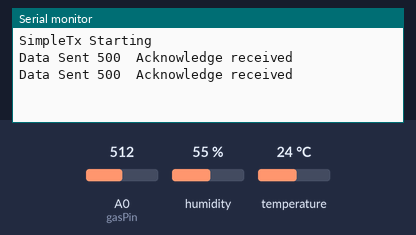
Recording of a sketch running on a simulated Arduino Uno, built with avr-gcc and run on an emulated ATmega328P. Shown: the last lines printed to the serial monitor. The test bench sets the inputs (shaded band); at power-on: A0 (gasPin) = 512, humidity 55 %, temperature 24 °C. No radio packets arrive unless stated.

Above: at 2.8 s.
2.9 s: A0 (gasPin) set to 290
At 3.6 s:
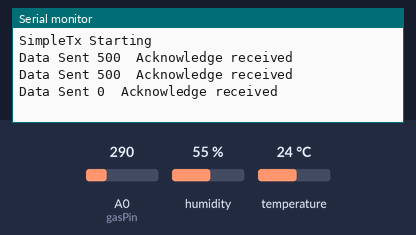
4.4 s: humidity set to 88 %
At 5.7 s:
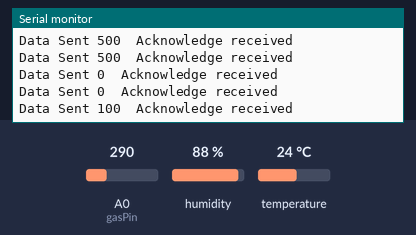
5.9 s: temperature set to 28 °C
At 6.9 s:
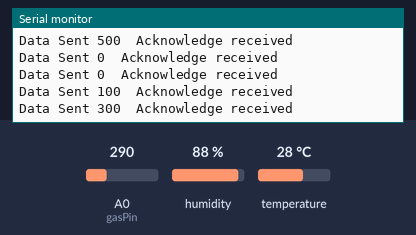
Timing chart, 0 to 8.9 s (numbered marks = the images above; inputs shaded):
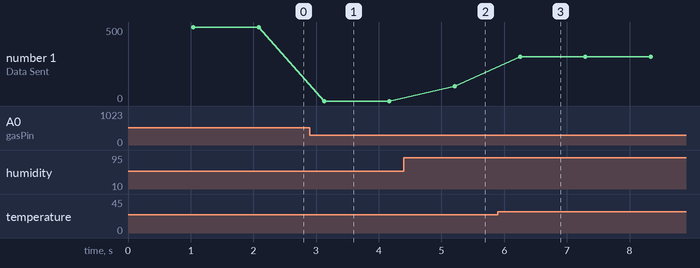

The sketch:

TX.ino
```cpp
// SimpleTx - the master or the transmitter
//This code analyzes the envriomential data and transmits
//the concern level between temperature, hummidity and smoke.
//

//Update this on Pi via ssh & vim for github.
#include <SPI.h>
#include <nRF24L01.h>
#include <RF24.h>
#include "Adafruit_Si7021.h"

Adafruit_Si7021 sensor = Adafruit_Si7021();


#define CE_PIN   9
#define CSN_PIN 10

const byte slaveAddress[5] = {'R','x','A','A','A'};


RF24 radio(CE_PIN, CSN_PIN); // Create a Radio

char txNum = '0';
const int gasPin = PORTC0;
int dataToSend = 0;
int gasData = analogRead(gasPin);
//float humidityData = sensor.readHumidity();
//float tempData = sensor.readTemperature();
unsigned long currentMillis;
unsigned long prevMillis;
unsigned long txIntervalMillis = 1000; // send once per second


void setup() {

    Serial.begin(9600);

    Serial.println("SimpleTx Starting");

    radio.begin();
    radio.setDataRate( RF24_250KBPS );
    radio.setRetries(3,5); // delay, count
    radio.openWritingPipe(slaveAddress);
    //for heat and hummidity detector
    sensor.begin();
}

//====================

void loop() {
    currentMillis = millis();
    if (currentMillis - prevMillis >= txIntervalMillis) {
        send();
        prevMillis = millis();
    }
}

//====================

void send() {

    bool rslt;
    dataToSend = concernLevel();
    rslt = radio.write( &dataToSend, sizeof(dataToSend) );
        // Always use sizeof() as it gives the size as the number of bytes.
        // For example if dataToSend was an int sizeof() would correctly return 2

    Serial.print("Data Sent ");
    Serial.print(dataToSend);
    if (rslt) {
        Serial.println("  Acknowledge received");
    }
    else {
        Serial.println("  Tx failed");
    }
}

//Concern level of 100 means it is a humidity related ~ 80% rh
//Level 200 means it is temperature ~ 35C
//Level 300 means it is humidity and temperature.~ 27C & 70% rh
//Level 500 means it is a smoke/gas concern
//Concern level 0 means we are good.
//Will pirotize sending concerns related to smoke/gas
int concernLevel()
{
  gasData = analogRead(gasPin);
  float humidityData = sensor.readHumidity();
  float tempData = sensor.readTemperature();
 /* Serial.print("Gas concentration:     ");
  Serial.print(gasData);
  Serial.print("\tHumidity:    ");
  Serial.print(humidityData, 2);
  Serial.print("\tTemperature: ");
  Serial.println(tempData, 2);
  */

  if(gasData > 300)
    return 500;
  else if(humidityData > 70 && tempData > 26)
    return 300;
  else if(tempData > 30)
    return 200;
  else if(humidityData > 80)
    return 100;
  else
    return 0;
}
```

Measured:
- after the input at 2.9 s, the serial monitor: prints a new line after 0.23 s (image 1)
- after the input at 4.4 s, the serial monitor: prints a new line after 0.81 s (image 2)
- after the input at 5.9 s, the serial monitor: prints a new line after 0.35 s (image 3)
- plotted number 1: 500 → 0 after the input at 2.9 s, 0 → 100 after the input at 4.4 s, 100 → 300 after the input at 5.9 s
